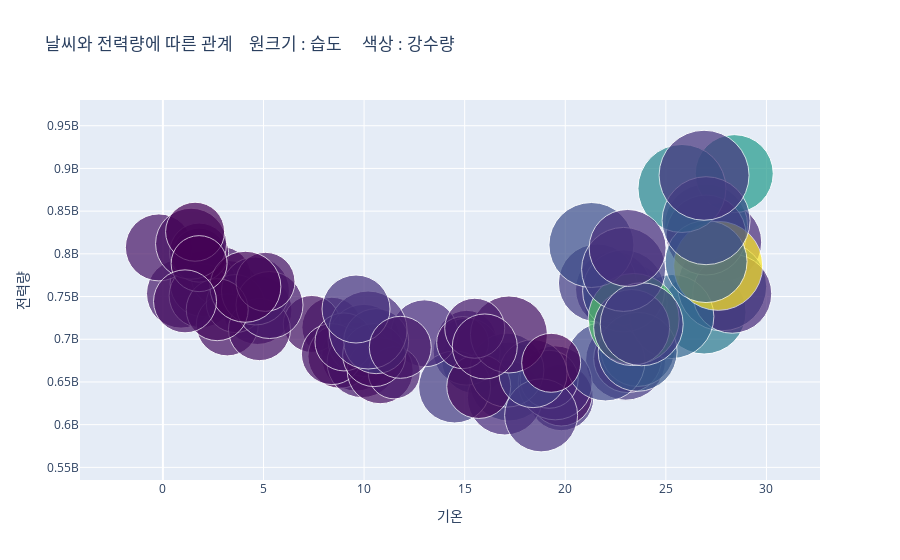
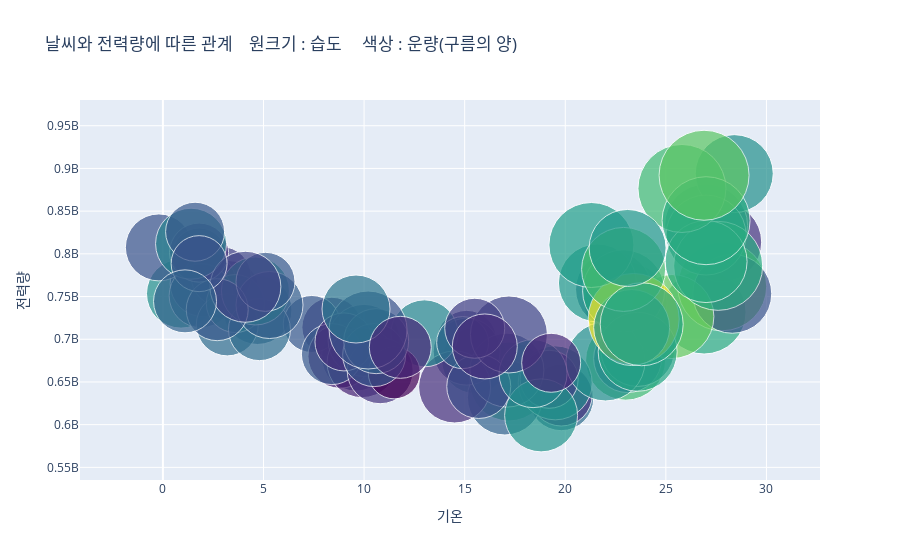
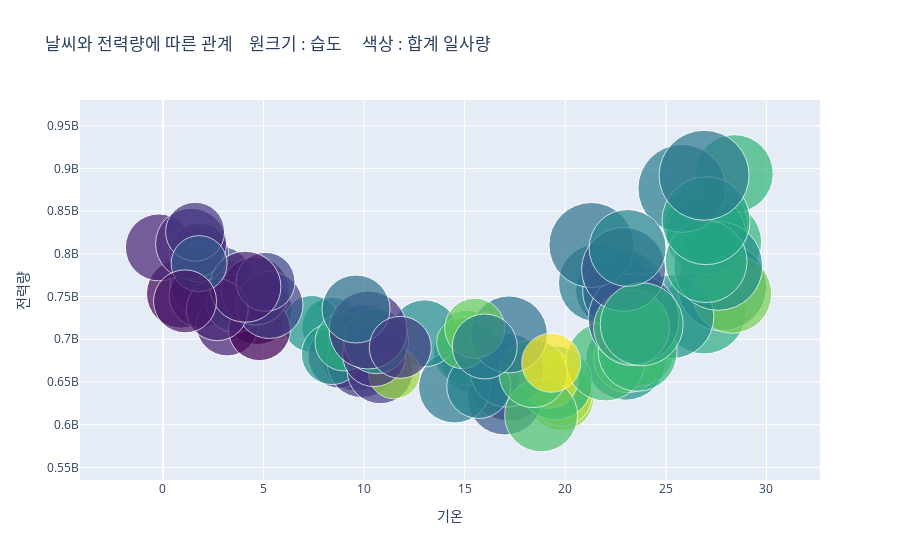
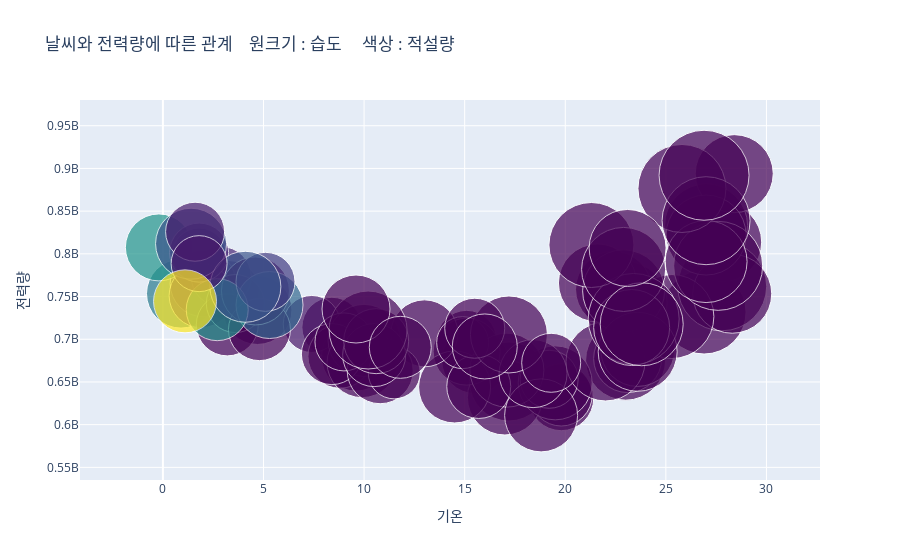

These figures' notebook cell, in order:
### Code cell
weather_kw_df = ['rainfall_total', 'cloud', 'solar', 'snow']
col_label = {'Humidity_mean' : '습도',
             'rainfall_total' : '강수량',
             'cloud' : '운량(구름의 양)',
             'solar' : '합계 일사량',
             'snow' : '적설량'}

for feature in weather_kw_df:
       # Scatter plot 생성
       scatter = go.Scatter(x=kw_df['temp'], y=kw_df['usage'], mode='markers', 
                            marker=dict(size=kw_df['Humidity_mean'],
                                   color=kw_df[feature], colorscale='Viridis'))

       # 레이아웃 생성
       layout = go.Layout(title='날씨와 전력량에 따른 관계    원크기 : 습도     색상 : ' + col_label[feature],
                          xaxis={'title': '기온'}, 
                            yaxis={'title': '전력량'}, hovermode='closest')

       # 그래프 생성
       fig = go.Figure(data=[scatter], layout=layout)

       # 그래프 출력
       fig.show()
